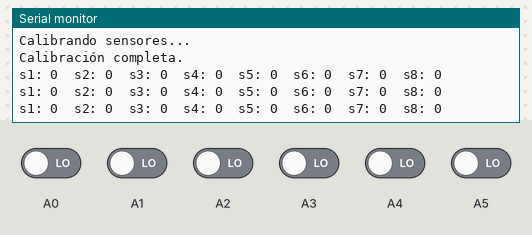
The sketch below on a simulated Arduino Nano, built with avr-gcc and run on an emulated ATmega328P. On the bench: the last lines printed to the serial monitor. Inputs (shaded band) come from the test bench; at power-on: A0–5 LOW.

Above: at 19.2 s.
19.3 s: A0 driven HIGH
At 19.9 s:
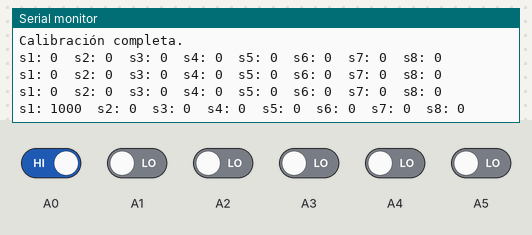
20.8 s: A1 driven HIGH
At 21.5 s:
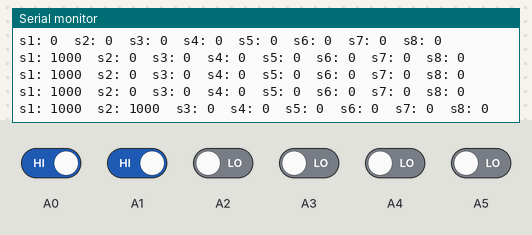
22.3 s: A2 driven HIGH
At 23.0 s:
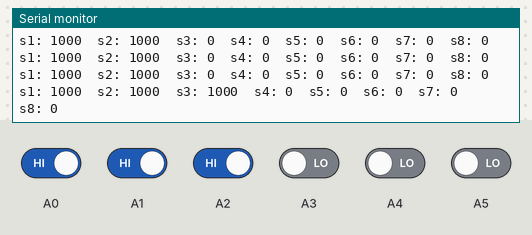
23.8 s: A3 driven HIGH
At 24.5 s:
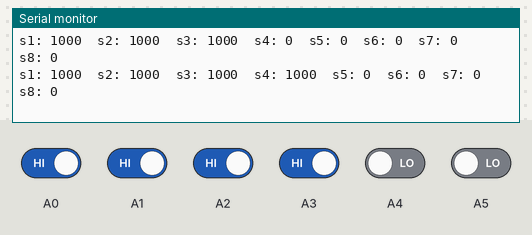
25.3 s: A4 driven HIGH
At 26.0 s:
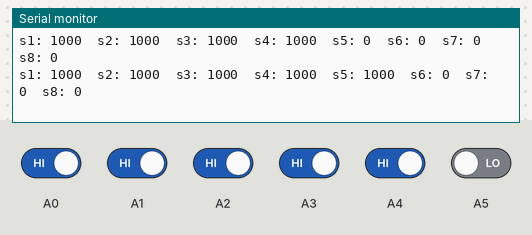
26.8 s: A5 driven HIGH
At 27.5 s:
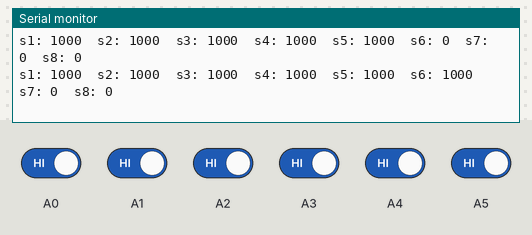

The sketch:

sensorPrueba.ino
```cpp
#include <QTRSensors.h>

// Configuración del emisor y número de sensores
#define EMITTER_PIN 10
#define NUM_SENSORS 8

// Inicializar el sensor QTR-8A
QTRSensors qtr;
uint16_t sensorValues[NUM_SENSORS];

void setup() {
  // Iniciar el puerto serie
  Serial.begin(9600);

  // Configurar los pines de los sensores y el emisor
  qtr.setTypeRC();
  qtr.setSensorPins((const uint8_t[]){A0, A1, A2, A3, A4, A5, A6, A7}, NUM_SENSORS);
  qtr.setEmitterPin(EMITTER_PIN);

  // Calibración de los sensores esta es automatica
  Serial.println("Calibrando sensores...");
  for (int i = 0; i < 400; i++) {
    qtr.calibrate();
    delay(20);
  }
  Serial.println("Calibración completa.");
}

void loop() {
  // Leer los valores de los sensores
  uint16_t position = qtr.readLineBlack(sensorValues);

  // Mostrar los valores de cada sensor en el monitor serie
  for (int i = 0; i < NUM_SENSORS; i++) {
    Serial.print("s");
    Serial.print(i + 1);
    Serial.print(": ");
    Serial.print(sensorValues[i]);
    Serial.print("\t");
  }

  // Imprimir una nueva línea
  Serial.println();

  delay(500);  // Espera 500ms entre lecturas
}
```

Measured:
- after the input at 19.3 s, the serial monitor: prints a new line after 0.23 s (image 1)
- after the input at 20.8 s, the serial monitor: prints a new line after 0.24 s (image 2)
- after the input at 22.3 s, the serial monitor: prints a new line after 0.25 s (image 3)
- after the input at 23.8 s, the serial monitor: prints a new line after 0.26 s (image 4)
- after the input at 25.3 s, the serial monitor: prints a new line after 0.28 s (image 5)
- after the input at 26.8 s, the serial monitor: prints a new line after 0.29 s (image 6)
